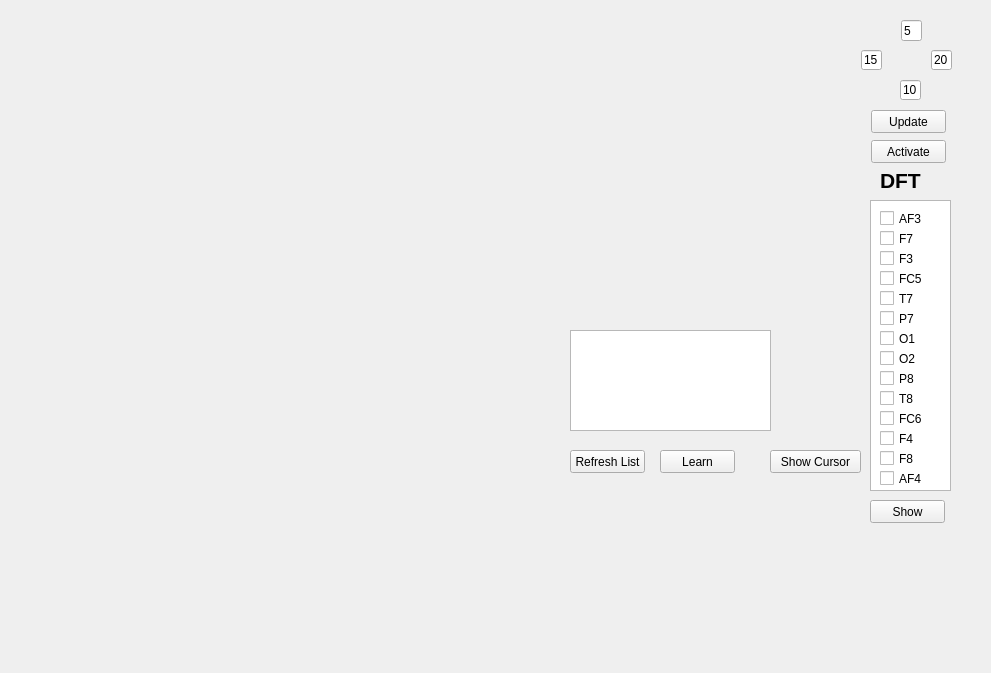
<?xml version="1.0" encoding="UTF-8"?>
<ui version="4.0">
 <class>SSVEPTab</class>
 <widget class="QWidget" name="SSVEPTab">
  <property name="geometry">
   <rect>
    <x>0</x>
    <y>0</y>
    <width>991</width>
    <height>673</height>
   </rect>
  </property>
  <property name="font">
   <font>
    <pointsize>9</pointsize>
   </font>
  </property>
  <property name="windowTitle">
   <string>Form</string>
  </property>
  <widget class="QPushButton" name="activateButton">
   <property name="geometry">
    <rect>
     <x>871</x>
     <y>140</y>
     <width>75</width>
     <height>23</height>
    </rect>
   </property>
   <property name="text">
    <string>Activate</string>
   </property>
   <property name="checkable">
    <bool>true</bool>
   </property>
   <property name="checked">
    <bool>false</bool>
   </property>
   <property name="flat">
    <bool>false</bool>
   </property>
  </widget>
  <widget class="QPushButton" name="updateButton">
   <property name="geometry">
    <rect>
     <x>871</x>
     <y>110</y>
     <width>75</width>
     <height>23</height>
    </rect>
   </property>
   <property name="text">
    <string>Update</string>
   </property>
  </widget>
  <widget class="QWidget" name="layoutWidget">
   <property name="geometry">
    <rect>
     <x>10</x>
     <y>-10</y>
     <width>551</width>
     <height>551</height>
    </rect>
   </property>
   <layout class="QGridLayout" name="gridLayout">
    <item row="0" column="1">
     <spacer name="verticalSpacer">
      <property name="orientation">
       <enum>Qt::Vertical</enum>
      </property>
      <property name="sizeHint" stdset="0">
       <size>
        <width>20</width>
        <height>40</height>
       </size>
      </property>
     </spacer>
    </item>
    <item row="3" column="1">
     <widget class="BlinkingWidget" name="downWidget" native="true">
      <property name="minimumSize">
       <size>
        <width>170</width>
        <height>170</height>
       </size>
      </property>
     </widget>
    </item>
    <item row="2" column="0">
     <widget class="BlinkingWidget" name="leftWidget" native="true">
      <property name="minimumSize">
       <size>
        <width>170</width>
        <height>170</height>
       </size>
      </property>
     </widget>
    </item>
    <item row="1" column="1">
     <widget class="BlinkingWidget" name="upWidget" native="true">
      <property name="minimumSize">
       <size>
        <width>170</width>
        <height>170</height>
       </size>
      </property>
     </widget>
    </item>
    <item row="2" column="2">
     <widget class="BlinkingWidget" name="rightWidget" native="true">
      <property name="minimumSize">
       <size>
        <width>170</width>
        <height>170</height>
       </size>
      </property>
     </widget>
    </item>
    <item row="4" column="1">
     <spacer name="verticalSpacer_2">
      <property name="orientation">
       <enum>Qt::Vertical</enum>
      </property>
      <property name="sizeHint" stdset="0">
       <size>
        <width>20</width>
        <height>40</height>
       </size>
      </property>
     </spacer>
    </item>
   </layout>
  </widget>
  <widget class="QLineEdit" name="upFreq">
   <property name="geometry">
    <rect>
     <x>901</x>
     <y>20</y>
     <width>21</width>
     <height>21</height>
    </rect>
   </property>
   <property name="maximumSize">
    <size>
     <width>16777215</width>
     <height>16777215</height>
    </size>
   </property>
   <property name="text">
    <string>5</string>
   </property>
  </widget>
  <widget class="QLineEdit" name="leftFreq">
   <property name="geometry">
    <rect>
     <x>861</x>
     <y>50</y>
     <width>21</width>
     <height>20</height>
    </rect>
   </property>
   <property name="text">
    <string>15</string>
   </property>
  </widget>
  <widget class="QLineEdit" name="rightFreq">
   <property name="geometry">
    <rect>
     <x>931</x>
     <y>50</y>
     <width>21</width>
     <height>20</height>
    </rect>
   </property>
   <property name="mouseTracking">
    <bool>true</bool>
   </property>
   <property name="text">
    <string>20</string>
   </property>
  </widget>
  <widget class="QLineEdit" name="downFreq">
   <property name="geometry">
    <rect>
     <x>900</x>
     <y>80</y>
     <width>21</width>
     <height>20</height>
    </rect>
   </property>
   <property name="text">
    <string>10</string>
   </property>
  </widget>
  <widget class="QListView" name="listView">
   <property name="geometry">
    <rect>
     <x>870</x>
     <y>200</y>
     <width>81</width>
     <height>291</height>
    </rect>
   </property>
   <property name="mouseTracking">
    <bool>false</bool>
   </property>
   <property name="frameShape">
    <enum>QFrame::StyledPanel</enum>
   </property>
   <property name="frameShadow">
    <enum>QFrame::Sunken</enum>
   </property>
   <property name="lineWidth">
    <number>14</number>
   </property>
   <property name="dragEnabled">
    <bool>false</bool>
   </property>
   <property name="dragDropOverwriteMode">
    <bool>false</bool>
   </property>
   <property name="alternatingRowColors">
    <bool>true</bool>
   </property>
   <property name="isWrapping" stdset="0">
    <bool>false</bool>
   </property>
   <property name="layoutMode">
    <enum>QListView::SinglePass</enum>
   </property>
   <property name="uniformItemSizes">
    <bool>false</bool>
   </property>
   <property name="selectionRectVisible">
    <bool>false</bool>
   </property>
  </widget>
  <widget class="QCheckBox" name="checkBox">
   <property name="geometry">
    <rect>
     <x>880</x>
     <y>210</y>
     <width>70</width>
     <height>17</height>
    </rect>
   </property>
   <property name="text">
    <string>AF3</string>
   </property>
  </widget>
  <widget class="QCheckBox" name="checkBox_2">
   <property name="geometry">
    <rect>
     <x>880</x>
     <y>230</y>
     <width>70</width>
     <height>17</height>
    </rect>
   </property>
   <property name="text">
    <string>F7</string>
   </property>
  </widget>
  <widget class="QCheckBox" name="checkBox_3">
   <property name="geometry">
    <rect>
     <x>880</x>
     <y>250</y>
     <width>70</width>
     <height>17</height>
    </rect>
   </property>
   <property name="text">
    <string>F3</string>
   </property>
  </widget>
  <widget class="QCheckBox" name="checkBox_4">
   <property name="geometry">
    <rect>
     <x>880</x>
     <y>270</y>
     <width>70</width>
     <height>17</height>
    </rect>
   </property>
   <property name="text">
    <string>FC5</string>
   </property>
  </widget>
  <widget class="QCheckBox" name="checkBox_5">
   <property name="geometry">
    <rect>
     <x>880</x>
     <y>290</y>
     <width>70</width>
     <height>17</height>
    </rect>
   </property>
   <property name="text">
    <string>T7</string>
   </property>
  </widget>
  <widget class="QCheckBox" name="checkBox_6">
   <property name="geometry">
    <rect>
     <x>880</x>
     <y>410</y>
     <width>70</width>
     <height>17</height>
    </rect>
   </property>
   <property name="text">
    <string>FC6</string>
   </property>
  </widget>
  <widget class="QCheckBox" name="checkBox_7">
   <property name="geometry">
    <rect>
     <x>880</x>
     <y>310</y>
     <width>70</width>
     <height>17</height>
    </rect>
   </property>
   <property name="text">
    <string>P7</string>
   </property>
  </widget>
  <widget class="QCheckBox" name="checkBox_8">
   <property name="geometry">
    <rect>
     <x>880</x>
     <y>370</y>
     <width>70</width>
     <height>17</height>
    </rect>
   </property>
   <property name="text">
    <string>P8</string>
   </property>
  </widget>
  <widget class="QCheckBox" name="checkBox_9">
   <property name="geometry">
    <rect>
     <x>880</x>
     <y>330</y>
     <width>70</width>
     <height>17</height>
    </rect>
   </property>
   <property name="text">
    <string>O1</string>
   </property>
  </widget>
  <widget class="QCheckBox" name="checkBox_10">
   <property name="geometry">
    <rect>
     <x>880</x>
     <y>390</y>
     <width>70</width>
     <height>17</height>
    </rect>
   </property>
   <property name="text">
    <string>T8</string>
   </property>
  </widget>
  <widget class="QCheckBox" name="checkBox_11">
   <property name="geometry">
    <rect>
     <x>880</x>
     <y>350</y>
     <width>70</width>
     <height>17</height>
    </rect>
   </property>
   <property name="text">
    <string>O2</string>
   </property>
  </widget>
  <widget class="QCheckBox" name="checkBox_12">
   <property name="geometry">
    <rect>
     <x>880</x>
     <y>430</y>
     <width>70</width>
     <height>17</height>
    </rect>
   </property>
   <property name="text">
    <string>F4</string>
   </property>
  </widget>
  <widget class="QCheckBox" name="checkBox_13">
   <property name="geometry">
    <rect>
     <x>880</x>
     <y>450</y>
     <width>70</width>
     <height>17</height>
    </rect>
   </property>
   <property name="text">
    <string>F8</string>
   </property>
  </widget>
  <widget class="QCheckBox" name="checkBox_14">
   <property name="geometry">
    <rect>
     <x>880</x>
     <y>470</y>
     <width>70</width>
     <height>17</height>
    </rect>
   </property>
   <property name="text">
    <string>AF4</string>
   </property>
  </widget>
  <widget class="QPushButton" name="ShowButton">
   <property name="geometry">
    <rect>
     <x>870</x>
     <y>500</y>
     <width>75</width>
     <height>23</height>
    </rect>
   </property>
   <property name="text">
    <string>Show</string>
   </property>
  </widget>
  <widget class="QLabel" name="label">
   <property name="geometry">
    <rect>
     <x>880</x>
     <y>170</y>
     <width>51</width>
     <height>21</height>
    </rect>
   </property>
   <property name="font">
    <font>
     <pointsize>16</pointsize>
     <weight>75</weight>
     <bold>true</bold>
    </font>
   </property>
   <property name="text">
    <string>DFT</string>
   </property>
  </widget>
  <widget class="QPushButton" name="discoButton">
   <property name="geometry">
    <rect>
     <x>770</x>
     <y>450</y>
     <width>91</width>
     <height>23</height>
    </rect>
   </property>
   <property name="text">
    <string>Show Cursor</string>
   </property>
  </widget>
  <widget class="QListWidget" name="subjectList">
   <property name="geometry">
    <rect>
     <x>570</x>
     <y>330</y>
     <width>201</width>
     <height>101</height>
    </rect>
   </property>
  </widget>
  <widget class="QPushButton" name="learnButton">
   <property name="geometry">
    <rect>
     <x>660</x>
     <y>450</y>
     <width>75</width>
     <height>23</height>
    </rect>
   </property>
   <property name="text">
    <string>Learn</string>
   </property>
  </widget>
  <widget class="QPushButton" name="refreshButton">
   <property name="geometry">
    <rect>
     <x>570</x>
     <y>450</y>
     <width>75</width>
     <height>23</height>
    </rect>
   </property>
   <property name="text">
    <string>Refresh List</string>
   </property>
  </widget>
 </widget>
 <customwidgets>
  <customwidget>
   <class>BlinkingWidget</class>
   <extends>QWidget</extends>
   <header>BlinkingWidget</header>
   <container>1</container>
  </customwidget>
 </customwidgets>
 <resources/>
 <connections/>
</ui>
